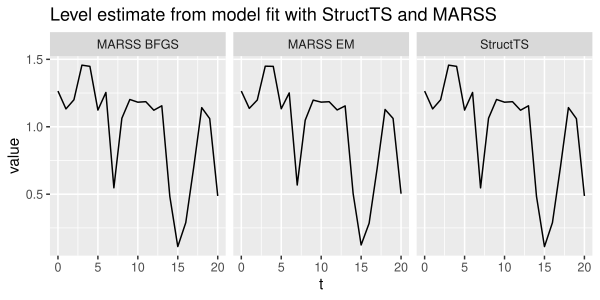

Generate this figure with R:
###################################################
### code chunk number 6: Cs104_structTS-level
###################################################
require(tidyr)
require(ggplot2)
df1 <- as.data.frame(fit1$fitted)
vars <- colnames(df1)
df2 <- as.data.frame(t(fit3$kf$xtt))
colnames(df2) <- vars
df3 <- as.data.frame(t(fit4$kf$xtt))
colnames(df3) <- vars
df1$model <- "StructTS"
df2$model <- "MARSS BFGS"
df3$model <- "MARSS EM"
df1$t <- as.vector(time(fit1$fitted))
df2$t <- df1$t
df3$t <- df1$t
df <- rbind(df1, df2, df3)
df <- df %>% pivot_longer(all_of(vars))
ggplot(df, aes(x = t, y = value)) +
  geom_line() +
  facet_wrap(~model) +
  ggtitle("Level estimate from model fit with StructTS and MARSS")
